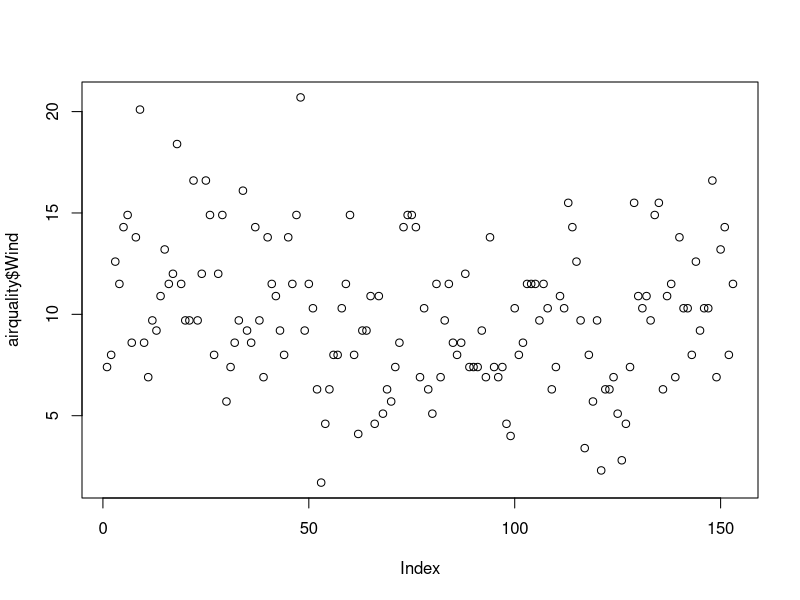
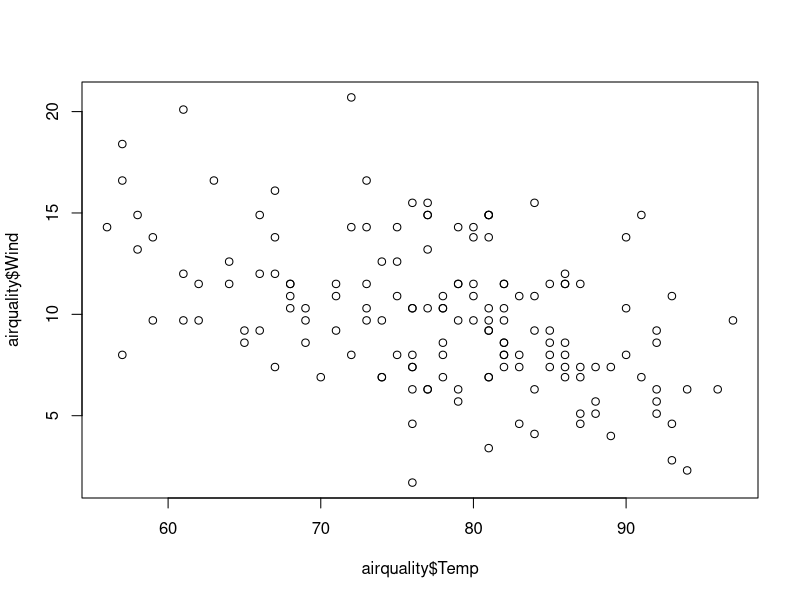
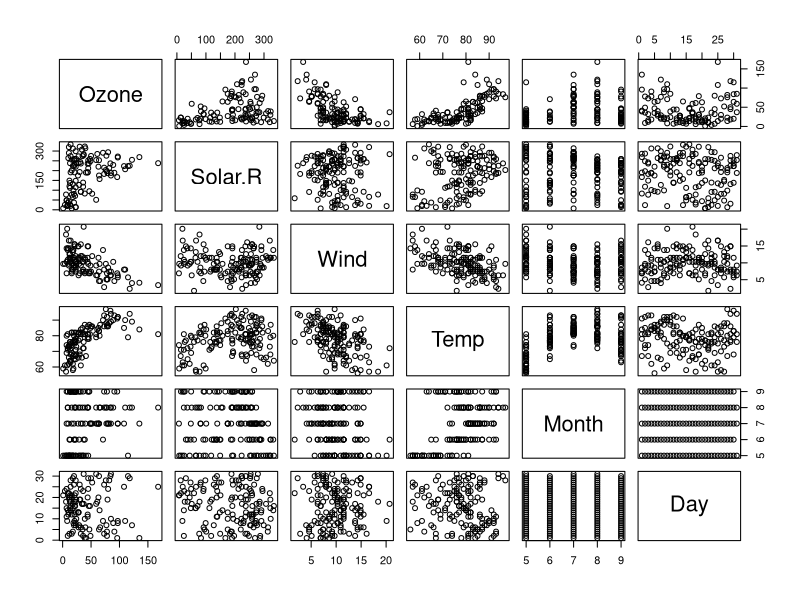
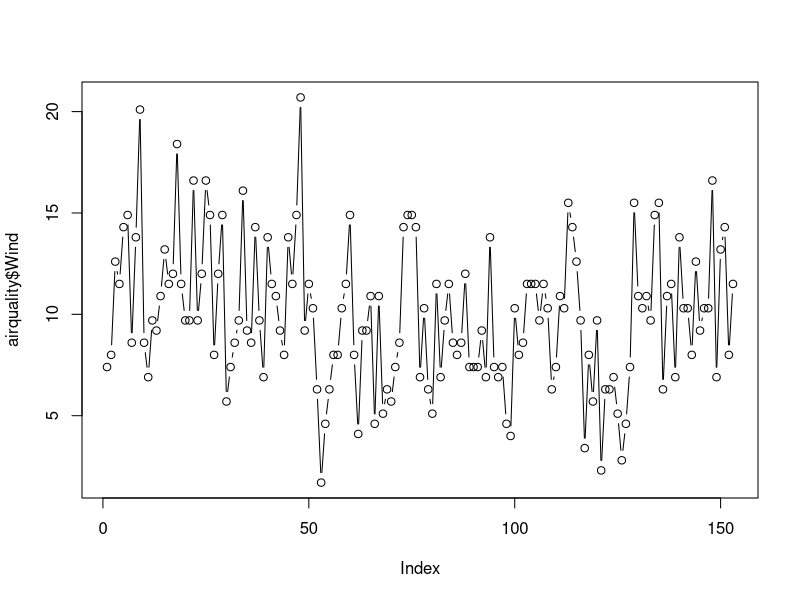
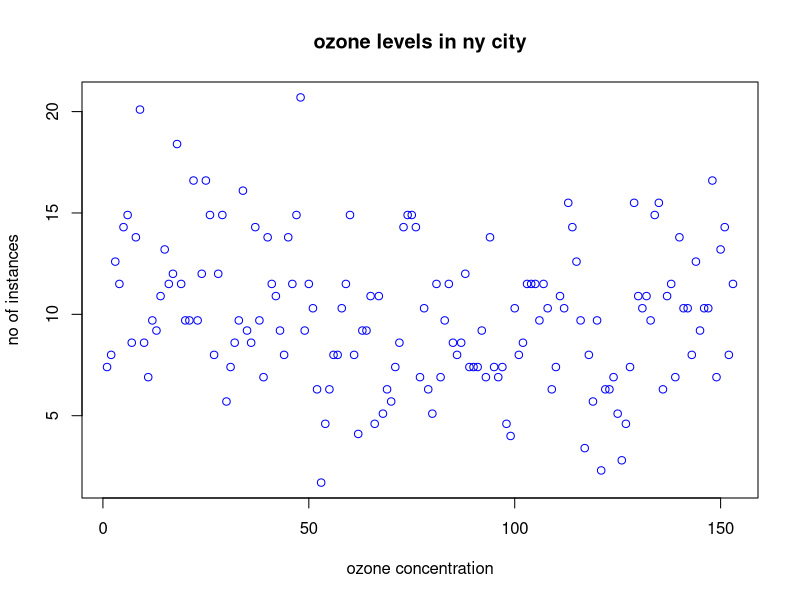
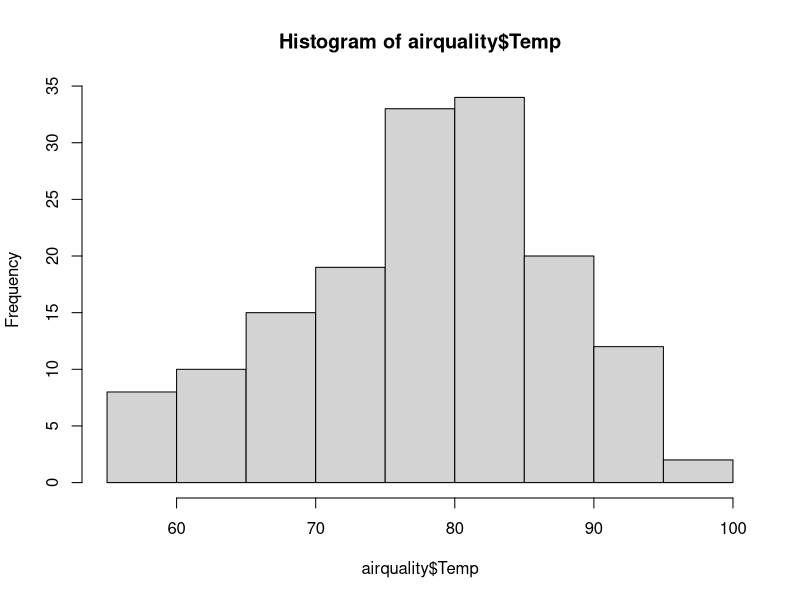
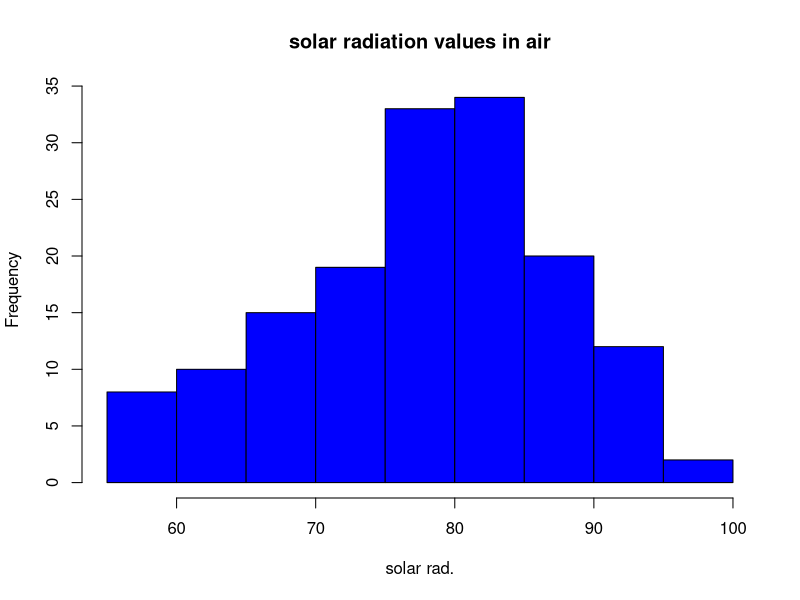
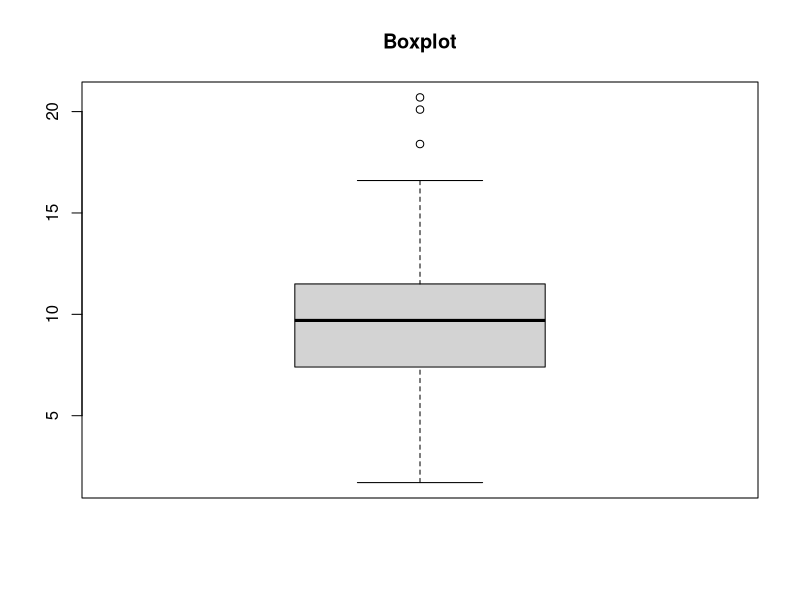

Reproduce these figures in R, in order.
airquality<-datasets::airquality
head(airquality,10)
tail(airquality,10)
summary(airquality$Month)
df<-airquality[,-6]
plot(airquality$Wind)
plot(airquality$Temp,airquality$Wind,type="p")
plot(airquality)
plot(airquality$Wind,type = "b")
plot(airquality$Wind,xlab='ozone concentration',ylab = 'no of instances',main='ozone levels in ny city',col='blue')
hist(airquality$Temp)  
hist(airquality$Temp,main ='solar radiation values in air',xlab = 'solar rad.',col='blue')
boxplot(airquality$Wind,main="Boxplot")
boxplot.stats(airquality$Wind)$out
boxplot(airquality[,1:4],main='multiple')
par(mfrow=c(3,3),mar=c(2,5,2,1),las=0,bty="o")
plot(airquality$Ozone)
plot(airquality$Ozone,airquality$Wind)
plot(airquality$Ozone,type="l")
barplot(airquality$Ozone,main = 'ozone concentration in air',xlab = 'ozone levels',col='green',horiz=TRUE)
hist(airquality$Solar.R)
head(airquality,10)
tail(airquality,10)
airquality$Temp
summary(airquality$Ozone)
